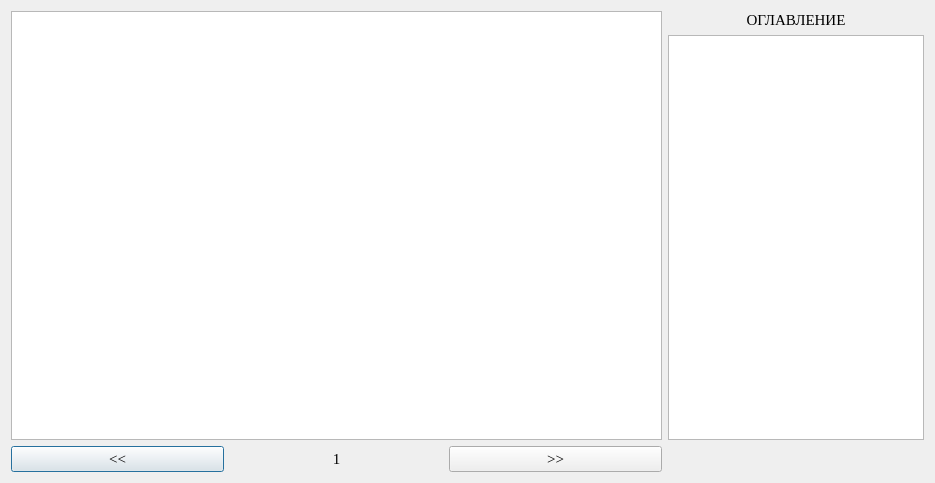
<?xml version="1.0" encoding="UTF-8"?>
<ui version="4.0">
 <class>Theory</class>
 <widget class="QDialog" name="Theory">
  <property name="geometry">
   <rect>
    <x>0</x>
    <y>0</y>
    <width>935</width>
    <height>483</height>
   </rect>
  </property>
  <property name="font">
   <font>
    <family>Times New Roman</family>
    <pointsize>11</pointsize>
   </font>
  </property>
  <property name="windowTitle">
   <string>Теоретический материал</string>
  </property>
  <layout class="QGridLayout" name="gridLayout">
   <item row="0" column="0" rowspan="2" colspan="3">
    <widget class="QTextBrowser" name="textBrowser">
     <property name="font">
      <font>
       <family>Consolas</family>
       <pointsize>14</pointsize>
       <weight>75</weight>
       <bold>true</bold>
       <stylestrategy>PreferDefault</stylestrategy>
      </font>
     </property>
    </widget>
   </item>
   <item row="0" column="3">
    <widget class="QLabel" name="label_2">
     <property name="text">
      <string>ОГЛАВЛЕНИЕ</string>
     </property>
     <property name="alignment">
      <set>Qt::AlignCenter</set>
     </property>
    </widget>
   </item>
   <item row="1" column="3" alignment="Qt::AlignRight">
    <widget class="QListWidget" name="listWidget"/>
   </item>
   <item row="2" column="0">
    <widget class="QPushButton" name="pushButton">
     <property name="text">
      <string>&lt;&lt;</string>
     </property>
    </widget>
   </item>
   <item row="2" column="1">
    <widget class="QLabel" name="label">
     <property name="text">
      <string>1</string>
     </property>
     <property name="alignment">
      <set>Qt::AlignCenter</set>
     </property>
    </widget>
   </item>
   <item row="2" column="2">
    <widget class="QPushButton" name="pushButton_2">
     <property name="text">
      <string>&gt;&gt;</string>
     </property>
    </widget>
   </item>
  </layout>
 </widget>
 <resources/>
 <connections/>
</ui>
